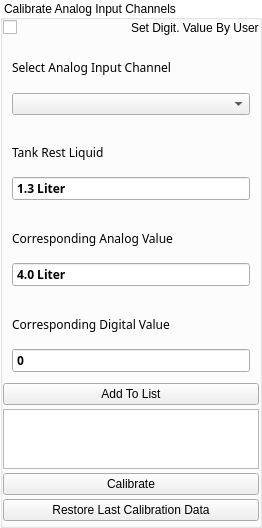
      <widget class="QGroupBox" name="groupBoxCalibrateAnalogInputChannels">
       <property name="styleSheet">
        <string notr="true">QGroupBox{
    background-color: transparent;
}</string>
       </property>
       <property name="title">
        <string>Calibrate Analog Input Channels</string>
       </property>
       <layout class="QGridLayout" name="gridLayout_32">
        <property name="leftMargin">
         <number>0</number>
        </property>
        <property name="topMargin">
         <number>0</number>
        </property>
        <property name="rightMargin">
         <number>0</number>
        </property>
        <property name="bottomMargin">
         <number>4</number>
        </property>
        <property name="spacing">
         <number>4</number>
        </property>
        <item row="8" column="0">
         <widget class="QPushButton" name="pushButtonRestoreLastCalibrationData">
          <property name="text">
           <string>Restore Last Calibration Data</string>
          </property>
         </widget>
        </item>
        <item row="2" column="0">
         <widget class="ContentBoardItem" name="widgetDashBoardTankRestLiquid" native="true">
          <property name="minimumSize">
           <size>
            <width>0</width>
            <height>82</height>
           </size>
          </property>
          <property name="maximumSize">
           <size>
            <width>16777215</width>
            <height>82</height>
           </size>
          </property>
          <property name="styleSheet">
           <string notr="true">/*QFrame{
     background:rgb(249,247,248);
     min-height: 80px;
     max-height: 80px;
}

QLabel{
  background:rgb(249,247,248);
  color: rgb(39,51,66);
  font-size: 16px;
  font-family: Siemens Sans;
  min-height: 20px;
  max-height: 20px;
}

QDoubleSpinBox{
  background:rgb(249,247,248);
  color: rgb(39,51,66);
  font-size: 16px;
  font-weight: bold;
  font-family: Siemens Sans;
  min-height: 32px;
  max-height: 32px;
}
*/
QDoubleSpinBox::focus{
 border: 2px solid rgb(0,95,135);
}

</string>
          </property>
          <layout class="QGridLayout" name="gridLayout_33">
           <property name="leftMargin">
            <number>9</number>
           </property>
           <property name="topMargin">
            <number>9</number>
           </property>
           <property name="rightMargin">
            <number>9</number>
           </property>
           <property name="bottomMargin">
            <number>6</number>
           </property>
           <property name="spacing">
            <number>6</number>
           </property>
           <item row="2" column="0">
            <widget class="QDoubleSpinBox" name="doubleSpinBoxTankRestLiquid">
             <property name="font">
              <font>
               <family>Siemens Sans</family>
               <weight>75</weight>
               <bold>true</bold>
              </font>
             </property>
             <property name="styleSheet">
              <string notr="true"/>
             </property>
             <property name="wrapping">
              <bool>false</bool>
             </property>
             <property name="frame">
              <bool>true</bool>
             </property>
             <property name="readOnly">
              <bool>false</bool>
             </property>
             <property name="buttonSymbols">
              <enum>QAbstractSpinBox::NoButtons</enum>
             </property>
             <property name="suffix">
              <string> Liter</string>
             </property>
             <property name="decimals">
              <number>1</number>
             </property>
             <property name="minimum">
              <double>0.000000000000000</double>
             </property>
             <property name="maximum">
              <double>999999.000000000000000</double>
             </property>
             <property name="singleStep">
              <double>0.100000000000000</double>
             </property>
             <property name="value">
              <double>1.300000000000000</double>
             </property>
            </widget>
           </item>
           <item row="0" column="0">
            <widget class="QLabel" name="labelDashBoardTankRestLiquid">
             <property name="font">
              <font>
               <family>Siemens Sans</family>
              </font>
             </property>
             <property name="styleSheet">
              <string notr="true"/>
             </property>
             <property name="text">
              <string>Tank Rest Liquid</string>
             </property>
            </widget>
           </item>
          </layout>
         </widget>
        </item>
        <item row="7" column="0">
         <widget class="QPushButton" name="pushButtonCalibrate">
          <property name="text">
           <string>Calibrate</string>
          </property>
         </widget>
        </item>
        <item row="1" column="0">
         <widget class="ContentBoardItem" name="widgetDashBoardSelectAnalogInputType" native="true">
          <property name="minimumSize">
           <size>
            <width>0</width>
            <height>82</height>
           </size>
          </property>
          <property name="maximumSize">
           <size>
            <width>16777215</width>
            <height>82</height>
           </size>
          </property>
          <property name="styleSheet">
           <string notr="true">/*QFrame{
     background:rgb(249,247,248);
     min-height: 80px;
     max-height: 80px;
}

QLabel{
  background:rgb(249,247,248);
  color: rgb(39,51,66);
  font-size: 16px;
  font-family: Siemens Sans;
  min-height: 20px;
  max-height: 20px;
}

QDoubleSpinBox{
  background:rgb(249,247,248);
  color: rgb(39,51,66);
  font-size: 16px;
  font-weight: bold;
  font-family: Siemens Sans;
  min-height: 32px;
  max-height: 32px;
}
*/
QDoubleSpinBox::focus{
 border: 2px solid rgb(0,95,135);
}

</string>
          </property>
          <layout class="QGridLayout" name="gridLayout_34">
           <property name="leftMargin">
            <number>9</number>
           </property>
           <property name="topMargin">
            <number>9</number>
           </property>
           <property name="rightMargin">
            <number>9</number>
           </property>
           <property name="bottomMargin">
            <number>6</number>
           </property>
           <property name="spacing">
            <number>6</number>
           </property>
           <item row="2" column="0">
            <widget class="QComboBox" name="comboBoxSelectAnalogInputType"/>
           </item>
           <item row="1" column="0">
            <widget class="QLabel" name="labelDashBoardSelectAnalogInputType">
             <property name="font">
              <font>
               <family>Siemens Sans</family>
              </font>
             </property>
             <property name="styleSheet">
              <string notr="true"/>
             </property>
             <property name="text">
              <string>Select Analog Input Channel</string>
             </property>
            </widget>
           </item>
          </layout>
         </widget>
        </item>
        <item row="5" column="0">
         <widget class="QPushButton" name="pushButtonAddValueToListCalibrate">
          <property name="text">
           <string>Add To List</string>
          </property>
         </widget>
        </item>
        <item row="4" column="0">
         <widget class="ContentBoardItem" name="widgetDashBoardCalibrateTemperaturTankLiquidLevel_2" native="true">
          <property name="minimumSize">
           <size>
            <width>0</width>
            <height>82</height>
           </size>
          </property>
          <property name="maximumSize">
           <size>
            <width>16777215</width>
            <height>82</height>
           </size>
          </property>
          <property name="styleSheet">
           <string notr="true">/*QFrame{
     background:rgb(249,247,248);
     min-height: 80px;
     max-height: 80px;
}

QLabel{
  background:rgb(249,247,248);
  color: rgb(39,51,66);
  font-size: 16px;
  font-family: Siemens Sans;
  min-height: 20px;
  max-height: 20px;
}

QDoubleSpinBox{
  background:rgb(249,247,248);
  color: rgb(39,51,66);
  font-size: 16px;
  font-weight: bold;
  font-family: Siemens Sans;
  min-height: 32px;
  max-height: 32px;
}
*/
QDoubleSpinBox::focus{
 border: 2px solid rgb(0,95,135);
}

</string>
          </property>
          <layout class="QGridLayout" name="gridLayout_31">
           <property name="leftMargin">
            <number>9</number>
           </property>
           <property name="topMargin">
            <number>9</number>
           </property>
           <property name="rightMargin">
            <number>9</number>
           </property>
           <property name="bottomMargin">
            <number>6</number>
           </property>
           <property name="spacing">
            <number>6</number>
           </property>
           <item row="1" column="0">
            <widget class="QLabel" name="labelDashBoardCalibrateTemperaturTankLiquidLevelTerminalValue">
             <property name="font">
              <font>
               <family>Siemens Sans</family>
              </font>
             </property>
             <property name="styleSheet">
              <string notr="true"/>
             </property>
             <property name="text">
              <string>Corresponding Digital Value</string>
             </property>
            </widget>
           </item>
           <item row="2" column="0">
            <widget class="QDoubleSpinBox" name="doubleSpinBoxCorrespondingTerminalValue">
             <property name="font">
              <font>
               <family>Siemens Sans</family>
               <weight>75</weight>
               <bold>true</bold>
              </font>
             </property>
             <property name="styleSheet">
              <string notr="true"/>
             </property>
             <property name="wrapping">
              <bool>false</bool>
             </property>
             <property name="frame">
              <bool>true</bool>
             </property>
             <property name="readOnly">
              <bool>true</bool>
             </property>
             <property name="buttonSymbols">
              <enum>QAbstractSpinBox::NoButtons</enum>
             </property>
             <property name="suffix">
              <string/>
             </property>
             <property name="decimals">
              <number>0</number>
             </property>
             <property name="minimum">
              <double>0.000000000000000</double>
             </property>
             <property name="maximum">
              <double>999999.000000000000000</double>
             </property>
             <property name="singleStep">
              <double>0.100000000000000</double>
             </property>
             <property name="value">
              <double>0.000000000000000</double>
             </property>
            </widget>
           </item>
          </layout>
         </widget>
        </item>
        <item row="6" column="0">
         <widget class="QListWidget" name="listWidgetDataCalibrate">
          <property name="minimumSize">
           <size>
            <width>0</width>
            <height>60</height>
           </size>
          </property>
          <property name="maximumSize">
           <size>
            <width>16777215</width>
            <height>60</height>
           </size>
          </property>
         </widget>
        </item>
        <item row="3" column="0">
         <widget class="ContentBoardItem" name="widgetDashBoardCalibrateTemperaturTankLiquidLevel" native="true">
          <property name="minimumSize">
           <size>
            <width>0</width>
            <height>82</height>
           </size>
          </property>
          <property name="maximumSize">
           <size>
            <width>16777215</width>
            <height>82</height>
           </size>
          </property>
          <property name="styleSheet">
           <string notr="true">/*QFrame{
     background:rgb(249,247,248);
     min-height: 80px;
     max-height: 80px;
}

QLabel{
  background:rgb(249,247,248);
  color: rgb(39,51,66);
  font-size: 16px;
  font-family: Siemens Sans;
  min-height: 20px;
  max-height: 20px;
}

QDoubleSpinBox{
  background:rgb(249,247,248);
  color: rgb(39,51,66);
  font-size: 16px;
  font-weight: bold;
  font-family: Siemens Sans;
  min-height: 32px;
  max-height: 32px;
}
*/
QDoubleSpinBox::focus{
 border: 2px solid rgb(0,95,135);
}

</string>
          </property>
          <layout class="QGridLayout" name="gridLayout_30">
           <property name="leftMargin">
            <number>9</number>
           </property>
           <property name="topMargin">
            <number>9</number>
           </property>
           <property name="rightMargin">
            <number>9</number>
           </property>
           <property name="bottomMargin">
            <number>6</number>
           </property>
           <property name="spacing">
            <number>6</number>
           </property>
           <item row="2" column="0">
            <widget class="QDoubleSpinBox" name="doubleSpinBoxCorrespondingAnalogValue">
             <property name="font">
              <font>
               <family>Siemens Sans</family>
               <weight>75</weight>
               <bold>true</bold>
              </font>
             </property>
             <property name="styleSheet">
              <string notr="true"/>
             </property>
             <property name="wrapping">
              <bool>false</bool>
             </property>
             <property name="frame">
              <bool>true</bool>
             </property>
             <property name="readOnly">
              <bool>false</bool>
             </property>
             <property name="buttonSymbols">
              <enum>QAbstractSpinBox::NoButtons</enum>
             </property>
             <property name="suffix">
              <string> Liter</string>
             </property>
             <property name="decimals">
              <number>1</number>
             </property>
             <property name="minimum">
              <double>0.000000000000000</double>
             </property>
             <property name="maximum">
              <double>999999.000000000000000</double>
             </property>
             <property name="singleStep">
              <double>0.100000000000000</double>
             </property>
             <property name="value">
              <double>4.000000000000000</double>
             </property>
            </widget>
           </item>
           <item row="0" column="0">
            <widget class="QLabel" name="labelDashBoardCalibrateTemperaturTankLiquidLevel">
             <property name="font">
              <font>
               <family>Siemens Sans</family>
              </font>
             </property>
             <property name="styleSheet">
              <string notr="true"/>
             </property>
             <property name="text">
              <string>Corresponding Analog Value</string>
             </property>
            </widget>
           </item>
          </layout>
         </widget>
        </item>
        <item row="0" column="0">
         <layout class="QGridLayout" name="gridLayout_45">
          <item row="0" column="0">
           <widget class="QCheckBox" name="checkBoxSetCorrespondingValueByUser">
            <property name="text">
             <string/>
            </property>
           </widget>
          </item>
          <item row="0" column="1">
           <widget class="QLabel" name="labelSetCorrespondingValueByUser">
            <property name="text">
             <string>Set Digit. Value By User</string>
            </property>
           </widget>
          </item>
         </layout>
        </item>
       </layout>
      </widget>
